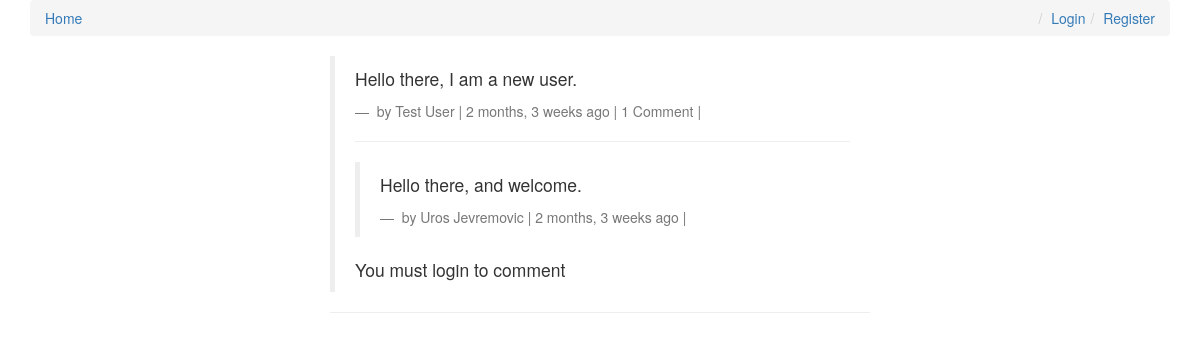
The page /comments/20/ on the database its author committed.
### comments/models.py (models this page shows, shortened)
class Comment(models.Model):
    user = models.ForeignKey(settings.AUTH_USER_MODEL, default=1)
    content_type = models.ForeignKey(ContentType, on_delete=models.CASCADE)
    object_id = models.PositiveIntegerField()
    content_object = GenericForeignKey('content_type', 'object_id')
    parent = models.ForeignKey('self', null=True, blank=True)
    content = models.TextField()
    timestamp = models.DateTimeField(auto_now_add=True)
    objects = CommentManager()
    class Meta:
        ordering = ['-timestamp',]
    def children(self):  # replies
        return Comment.objects.filter(parent=self)
    @property
    def is_parent(self):
        if self.parent is not None:
            return False
        return True

### comments/views.py (the view, shortened to what this page needs)
# urls.py: url(r'^(?P<pk>\d+)/$', views.comment_thread, name='thread'),
def comment_thread(request, pk):
    try:
        obj = Comment.objects.get(pk=pk)
    except:
        raise Http404
    if not obj.is_parent:
        obj = obj.parent
    initial_data = {
        'content_type': obj.content_type,
        'object_id': obj.object_id,
    }
    form = CommentForm(request.POST or None, initial=initial_data)
    return render(request, 'comments/comment_thread.html', {'comment': obj, 'form': form})

### comments/templates/comments/comment_thread.html (shortened to what this page needs)
{% extends 'layout.html' %}
{% load crispy_forms_tags %}
{% load urlify %}
{% load markdown_deux_tags %}
{% block content %}
    <div class="col-sm-6 col-sm-offset-3">
                <blockquote>
                    <p>{{ comment.content }}</p>
                    <footer>
                        by {{ comment.user.get_full_name }} | {{ comment.timestamp|timesince }} ago |
                        {{ comment.children.count }} Comment{{ comment.children|pluralize}} |
                    </footer>
                    <hr>
                    <div>
                        {% for child_comment in comment.children %}
                            <blockquote>
                                <p>{{ child_comment.content }}</p>
                                <footer>
                                    by {{ child_comment.user.get_full_name }} | {{ child_comment.timestamp|timesince }} ago |
                                </footer>
                            </blockquote>
                        {% endfor %}
                        {% if request.user.is_authenticated %}
                            <form method="POST" action=".">
                                {% csrf_token %}
                                {{ form|crispy }}
                                <input type="hidden" name="parent_id" value="{{ comment.id }}">
                                <input type="submit" value="Reply" class="btn btn-default">
                            </form>
                        {% else %}
                            <p>You must login to comment</p>
                        {% endif %}
                    </div>
                </blockquote>
                <hr>
    </div>
{% endblock %}

### rows shown on the page
Comment: content "Hello there, I am a new user.", user.get_full_name "Test User", timestamp "2 months, 3 weeks", children.count "1"
Comment: content "Hello there, and welcome.", user.get_full_name "Uros Jevremovic", timestamp "2 months, 3 weeks"
